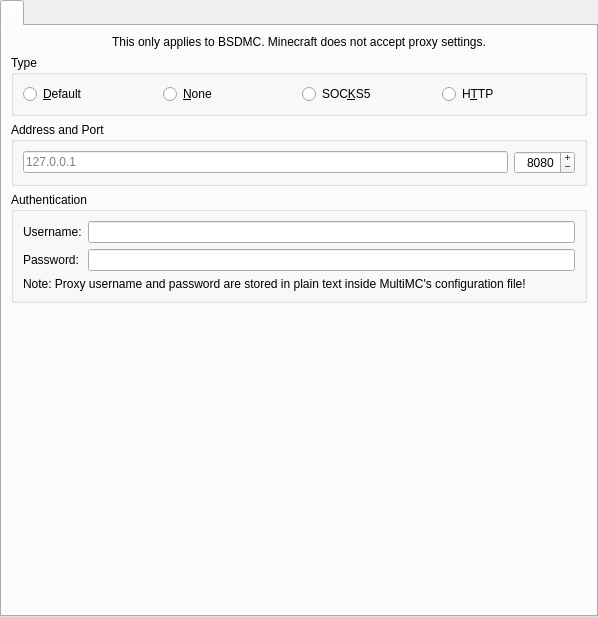
<?xml version="1.0" encoding="UTF-8"?>
<ui version="4.0">
 <class>ProxyPage</class>
 <widget class="QWidget" name="ProxyPage">
  <property name="geometry">
   <rect>
    <x>0</x>
    <y>0</y>
    <width>598</width>
    <height>617</height>
   </rect>
  </property>
  <property name="sizePolicy">
   <sizepolicy hsizetype="MinimumExpanding" vsizetype="MinimumExpanding">
    <horstretch>0</horstretch>
    <verstretch>0</verstretch>
   </sizepolicy>
  </property>
  <layout class="QVBoxLayout" name="verticalLayout_2">
   <property name="leftMargin">
    <number>0</number>
   </property>
   <property name="topMargin">
    <number>0</number>
   </property>
   <property name="rightMargin">
    <number>0</number>
   </property>
   <property name="bottomMargin">
    <number>0</number>
   </property>
   <item>
    <widget class="QTabWidget" name="tabWidget">
     <widget class="QWidget" name="tabWidgetPage1">
      <attribute name="title">
       <string notr="true"/>
      </attribute>
      <layout class="QVBoxLayout" name="verticalLayout">
       <item>
        <widget class="QLabel" name="proxyPlainTextWarningLabel_2">
         <property name="text">
          <string>This only applies to BSDMC. Minecraft does not accept proxy settings.</string>
         </property>
         <property name="alignment">
          <set>Qt::AlignCenter</set>
         </property>
         <property name="wordWrap">
          <bool>true</bool>
         </property>
        </widget>
       </item>
       <item>
        <widget class="QGroupBox" name="proxyTypeBox">
         <property name="title">
          <string>Type</string>
         </property>
         <layout class="QHBoxLayout" name="horizontalLayout_3">
          <item>
           <widget class="QRadioButton" name="proxyDefaultBtn">
            <property name="toolTip">
             <string>Uses your system's default proxy settings.</string>
            </property>
            <property name="text">
             <string>&amp;Default</string>
            </property>
            <attribute name="buttonGroup">
             <string notr="true">proxyGroup</string>
            </attribute>
           </widget>
          </item>
          <item>
           <widget class="QRadioButton" name="proxyNoneBtn">
            <property name="text">
             <string>&amp;None</string>
            </property>
            <attribute name="buttonGroup">
             <string notr="true">proxyGroup</string>
            </attribute>
           </widget>
          </item>
          <item>
           <widget class="QRadioButton" name="proxySOCKS5Btn">
            <property name="text">
             <string>SOC&amp;KS5</string>
            </property>
            <attribute name="buttonGroup">
             <string notr="true">proxyGroup</string>
            </attribute>
           </widget>
          </item>
          <item>
           <widget class="QRadioButton" name="proxyHTTPBtn">
            <property name="text">
             <string>H&amp;TTP</string>
            </property>
            <attribute name="buttonGroup">
             <string notr="true">proxyGroup</string>
            </attribute>
           </widget>
          </item>
         </layout>
        </widget>
       </item>
       <item>
        <widget class="QGroupBox" name="proxyAddrBox">
         <property name="title">
          <string>Address and Port</string>
         </property>
         <layout class="QHBoxLayout" name="horizontalLayout_2">
          <item>
           <widget class="QLineEdit" name="proxyAddrEdit">
            <property name="placeholderText">
             <string notr="true">127.0.0.1</string>
            </property>
           </widget>
          </item>
          <item>
           <widget class="QSpinBox" name="proxyPortEdit">
            <property name="alignment">
             <set>Qt::AlignRight|Qt::AlignTrailing|Qt::AlignVCenter</set>
            </property>
            <property name="buttonSymbols">
             <enum>QAbstractSpinBox::PlusMinus</enum>
            </property>
            <property name="maximum">
             <number>65535</number>
            </property>
            <property name="value">
             <number>8080</number>
            </property>
           </widget>
          </item>
         </layout>
        </widget>
       </item>
       <item>
        <widget class="QGroupBox" name="proxyAuthBox">
         <property name="title">
          <string>Authentication</string>
         </property>
         <layout class="QGridLayout" name="gridLayout_5">
          <item row="0" column="1">
           <widget class="QLineEdit" name="proxyUserEdit"/>
          </item>
          <item row="0" column="0">
           <widget class="QLabel" name="proxyUsernameLabel">
            <property name="text">
             <string>Username:</string>
            </property>
           </widget>
          </item>
          <item row="1" column="0">
           <widget class="QLabel" name="proxyPasswordLabel">
            <property name="text">
             <string>Password:</string>
            </property>
           </widget>
          </item>
          <item row="1" column="1">
           <widget class="QLineEdit" name="proxyPassEdit">
            <property name="echoMode">
             <enum>QLineEdit::Password</enum>
            </property>
           </widget>
          </item>
          <item row="2" column="0" colspan="2">
           <widget class="QLabel" name="proxyPlainTextWarningLabel">
            <property name="text">
             <string>Note: Proxy username and password are stored in plain text inside MultiMC's configuration file!</string>
            </property>
            <property name="wordWrap">
             <bool>true</bool>
            </property>
           </widget>
          </item>
         </layout>
        </widget>
       </item>
       <item>
        <spacer name="verticalSpacer">
         <property name="orientation">
          <enum>Qt::Vertical</enum>
         </property>
         <property name="sizeHint" stdset="0">
          <size>
           <width>20</width>
           <height>40</height>
          </size>
         </property>
        </spacer>
       </item>
      </layout>
     </widget>
    </widget>
   </item>
  </layout>
 </widget>
 <resources/>
 <connections/>
 <buttongroups>
  <buttongroup name="proxyGroup"/>
 </buttongroups>
</ui>
